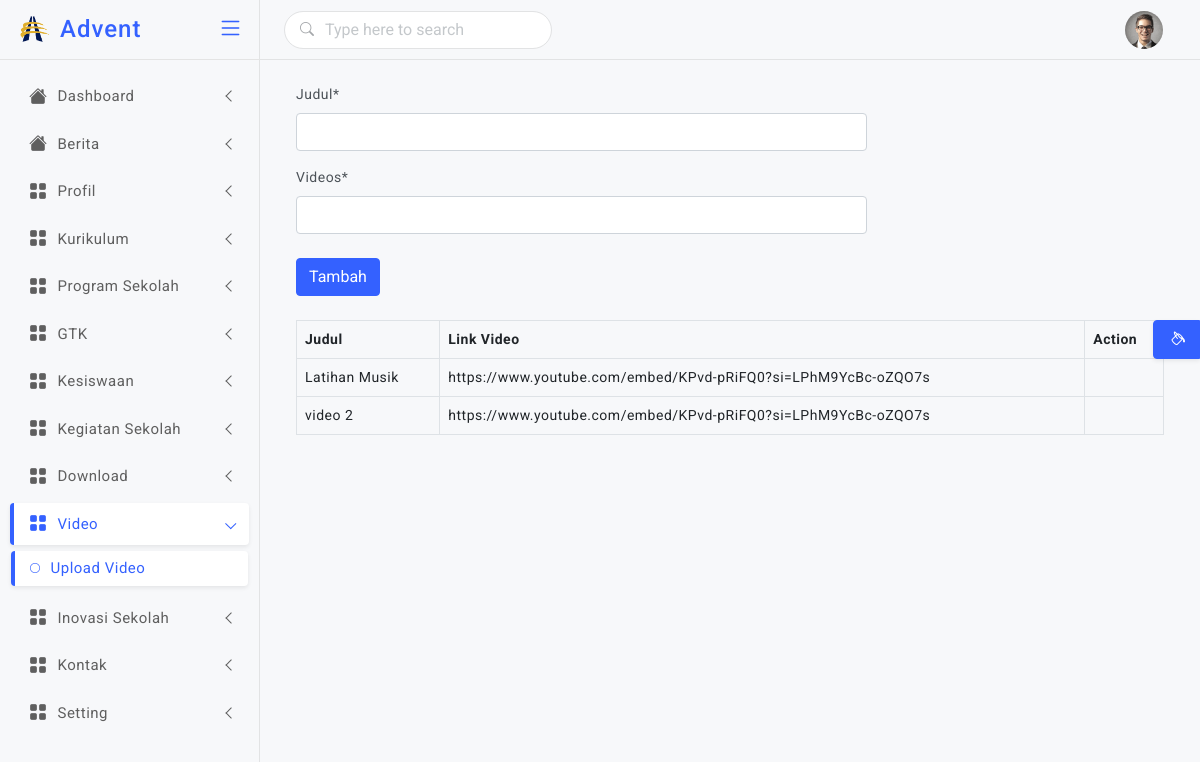
Screenshot of /backend/video/ (signed in) with the database file from the repository.
### backend/models.py (models this page shows, shortened)
class Video(models.Model):
    Judul = models.CharField(max_length=255)
    videos = models.CharField(max_length=255)

### backend/views.py (the view)
# urls.py: path('video/',views.video, name='video'),
@login_required(login_url=settings.LOGIN_URL)
def video(request):
    if request.POST:
        form = FormVideo(request.POST)
        if form.is_valid():
            form.save()
            messages.success(request,'Berhasil Upload Video')
            video = Video.objects.all()
            form = FormVideo()
            return render(request,'backend/video.html',{'form':form,'video':video})
    else:
        form = FormVideo()
        video = Video.objects.all()
        return render(request,'backend/video.html',{'form':form,'video':video})

### backend/forms.py
class FormVideo(ModelForm):
    class Meta:
        model = Video
        fields = '__all__'

### backend/templates/backend/video.html (shortened to what this page needs)
{% extends "backend/master.html" %}
{% load crispy_forms_tags %}
{% block dashboard %}
<div class="container">
    <div class="row">
        <div class="col-md-8">
            <form action="{% url 'video' %}" method="post" enctype="multipart/form-data">
                {{form | crispy}}
                <button type="submit" class="btn btn-primary mt-2 ">Tambah</button>
            </form>
        </div>
    </div>
    <div class="row py-4">
        <div class="col-md-12">
            <table class="table table-bordered table-hover">
                <thead>
                    <tr>
                        <th>Judul</th>
                        <th>Link Video</th>
                        <th>Action</th>
                    </tr>
                </thead>
                <tbody>
                    {% for s in video%}
                    <tr>
                        <td>{{s.Judul}}</td>
                        <td>{{s.videos}}</td>
                        <td>
                        </td>
                    </tr>
                    {% endfor %}
                </tbody>
            </table>
        </div>
    </div>
</div>
{% endblock dashboard %}

### static/assets/css/style.css (style rules this page uses)
body { font-size: 14px; color: #4c5258; letter-spacing: .5px; font-family: Roboto, sans-serif; background-color: #f7f8fa; overflow-x: hidden; }
::placeholder { opacity: 0.4 !important; }

### rows the page displays
Video: Judul "Latihan Musik", videos "https://www.youtube.com/embed/KPvd-pRiFQ0?si=LPhM9YcBc-oZQO7s"
Video: Judul "video 2", videos "https://www.youtube.com/embed/KPvd-pRiFQ0?si=LPhM9YcBc-oZQO7s"
